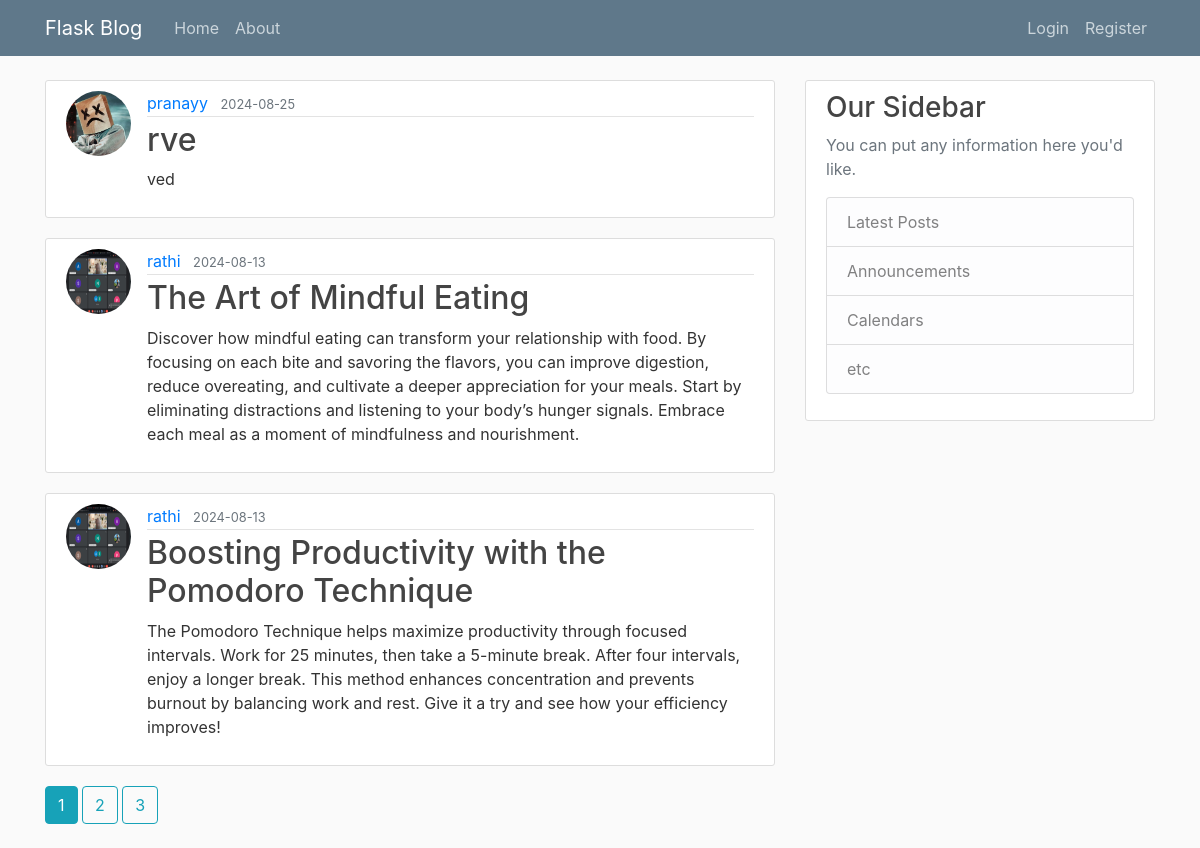
The page /home on the database its author committed.
### maybewrite/models.py (models this page shows, shortened)
class Post(db.Model):
    id = db.Column(db.Integer, primary_key=True)
    title = db.Column(db.String(100), nullable=False)
    date_posted = db.Column(db.Date, nullable=False, default=date.today)
    content = db.Column(db.Text, nullable=False)
    user_id = db.Column(db.Integer, db.ForeignKey('user.id'), nullable=False)

class User(db.Model, UserMixin):
    id = db.Column(db.Integer, primary_key=True)
    username = db.Column(db.String(20), unique=True, nullable=False)
    email = db.Column(db.String(120), unique=True, nullable=False)
    image_file = db.Column(db.String(20), nullable=False, default='default.jpg')
    password = db.Column(db.String(60), nullable=False)
    posts = db.relationship('Post', backref='author', lazy=True)

### maybewrite/main/routes.py (the view)
@main.route("/")
@main.route("/home")
def home():
    page=request.args.get('page',1,type=int)
    posts = Post.query.order_by(Post.date_posted.desc()).paginate(page=page,per_page=3)
    return render_template('home.html', posts=posts)

### maybewrite/templates/home.html (shortened to what this page needs)
{% extends "layout.html" %}
{% block content %}
{% for post in posts.items %}
<article class="media content-section">
  <img class="rounded-circle article-img"
    src="{{ url_for('static', filename='profile_pics/' + post.author.image_file) }}">
  <div class="media-body">
    <div class="article-metadata">
      <a class="mr-2" href="{{url_for('users.user_posts',username=post.author.username)}}">{{ post.author.username }}</a>
      <small class="text-muted">{{ post.date_posted.strftime('%Y-%m-%d') }}</small>
    </div>
    <h2><a class="article-title" href="{{ url_for('posts.post', post_id=post.id) }}">{{ post.title }}</a></h2>
    <p class="article-content">{{ post.content }}</p>
  </div>
</article>
{% endfor %}
{% for page_num in posts.iter_pages(left_edge=1,right_edge=1,left_current=1,right_current=2) %}
{% if page_num %}
{% if posts.page==page_num%}
<a class="btn btn-info mb-4" href="{{url_for('main.home',page=page_num)}}">{{page_num}}</a>
{%else%}
<a class="btn btn-outline-info mb-4" href="{{url_for('main.home',page=page_num)}}">{{page_num}}</a>
{%endif%}
{%endif%}
{% endfor %}
{% endblock content %}

### maybewrite/templates/layout.html (shortened to what this page needs)
<!DOCTYPE html>
<html>
<head>
    <link rel="stylesheet" href="https://maxcdn.bootstrapcdn.com/bootstrap/4.0.0/css/bootstrap.min.css">
    <link rel="stylesheet" type="text/css" href="{{ url_for('static', filename='main.css') }}">
</head>
<body>
    <header class="site-header">
      <nav class="navbar navbar-expand-md navbar-dark bg-steel fixed-top">
        <div class="container">
          <a class="navbar-brand mr-4" href="/">Flask Blog</a>
          <div class="collapse navbar-collapse" id="navbarToggle">
            <div class="navbar-nav mr-auto">
              <a class="nav-item nav-link" href="{{ url_for('main.home') }}">Home</a>
              <a class="nav-item nav-link" href="{{ url_for('main.about') }}">About</a>
            </div>
            <div class="navbar-nav">
              {% if current_user.is_authenticated %}
                <a class="nav-item nav-link" href="{{ url_for('posts.new_post') }}">New Post</a>
                <a class="nav-item nav-link" href="{{ url_for('users.account') }}">Account</a>
                <a class="nav-item nav-link" href="{{ url_for('users.logout') }}">Logout</a>
              {% else %}
                <a class="nav-item nav-link" href="{{ url_for('users.login') }}">Login</a>
                <a class="nav-item nav-link" href="{{ url_for('users.register') }}">Register</a>
              {% endif %}
            </div>
          </div>
        </div>
      </nav>
    </header>
    <main role="main" class="container">
      <div class="row">
        <div class="col-md-8">
          {% block content %}{% endblock %}
        </div>
        <div class="col-md-4">
          <div class="content-section">
            <h3>Our Sidebar</h3>
            <p class='text-muted'>You can put any information here you'd like.
              <ul class="list-group">
                <li class="list-group-item list-group-item-light">Latest Posts</li>
                <li class="list-group-item list-group-item-light">Announcements</li>
                <li class="list-group-item list-group-item-light">Calendars</li>
                <li class="list-group-item list-group-item-light">etc</li>
              </ul>
            </p>
          </div>
        </div>
      </div>
    </main>
</body>
</html>

### maybewrite/static/main.css (style rules this page uses)
body { background: #fafafa; color: #333333; margin-top: 5rem; }
h1, h2, h3, h4, h5, h6 { color: #444444; }
.bg-steel { background-color: #5f788a; }
.site-header .navbar-nav .nav-link { color: #cbd5db; }
.content-section { background: #ffffff; padding: 10px 20px; border: 1px solid #dddddd; border-radius: 3px; margin-bottom: 20px; }
.article-title { color: #444444; }
.article-content { white-space: pre-line; }
.article-img { height: 65px; width: 65px; margin-right: 16px; }
.article-metadata { padding-bottom: 1px; margin-bottom: 4px; border-bottom: 1px solid #e3e3e3 }

### rows shown on the page
Post: image_file (placeholder picture), author.username "pranayy", date_posted "2024-08-25", title "rve", content "ved"
Post: image_file (picture), author.username "rathi", date_posted "2024-08-13", title "The Art of Mindful Eating", content "Discover how mindful eating can transform your relationship with food. By focusing on each bite and savoring the flavors, you can improve digestion, reduce overeating, and cultivate a deeper appreciation for your meals. Start by eliminating distractions and listening to your body’s hunger signals. Embrace each meal as a moment of mindfulness and nourishment."
Post: image_file (picture), author.username "rathi", date_posted "2024-08-13", title "Boosting Productivity with the Pomodoro Technique", content "The Pomodoro Technique helps maximize productivity through focused intervals. Work for 25 minutes, then take a 5-minute break. After four intervals, enjoy a longer break. This method enhances concentration and prevents burnout by balancing work and rest. Give it a try and see how your efficiency improves!"

### other values the page prints
{{ page_num }} "1"
{{ page_num }} "2" "3"
